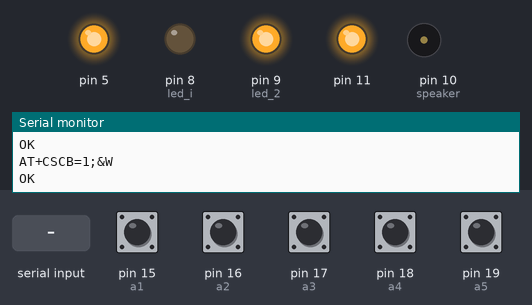
Recording of a sketch running on a simulated Arduino Uno, built with avr-gcc and run on an emulated ATmega328P. Shown: output pins drawn as LEDs (lit = HIGH), buzzer (waves = sounding), the last lines printed to the serial monitor. The inputs (shaded band) are chosen by the test bench; at power-on: pin 15 (a1), pin 16 (a2), pin 17 (a3), pin 18 (a4), pin 19 (a5) HIGH. The modem accepts every AT command (registered, SIM ready, sends succeed) and sends nothing else.

Above: at 5.2 s.
5.3 s: byte 53 ('5') received over Serial
15.8 s: "Sms-on\n" received over Serial
At 16.02 s:
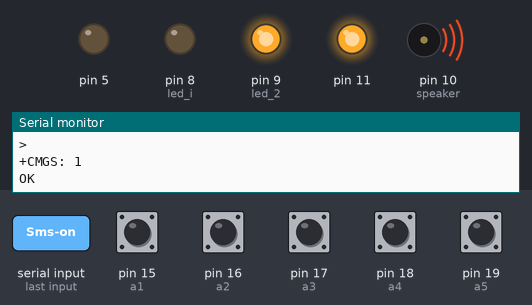
At 24.9 s:
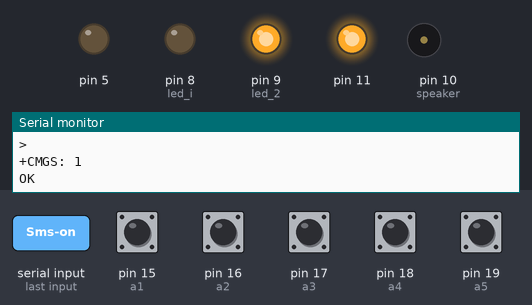
Timing chart, 0 to 25.3 s (numbered marks = the images above; inputs shaded):
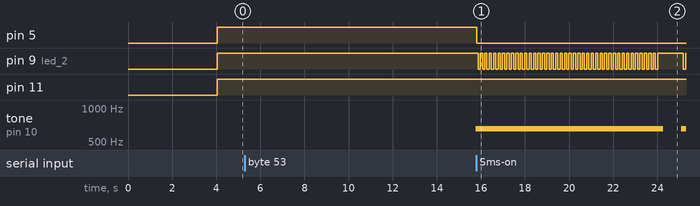

Measured:
- after the input at 5.3 s, tone on pin 10 (speaker): silent → 656 Hz after 10.5 s
- after the input at 15.8 s, pin 5: HIGH → LOW at once

The sketch:

signalizaciya.ino
```cpp
//Cicada3301
#include <SoftwareSerial.h>
#include <SPI.h>
const int rx_prog = 2;                                          //программный rx для подключения SIM900
const int tx_prog = 3;                                          //программный tx для подключения SIM900
SoftwareSerial SIM800(rx_prog, tx_prog);                        //программные RX, TX для связи с модулем SIM900
const int led_2 = 9;                                            //светодиод для индикации сигнализации красный
const int led_i = 8;                                            //светодиод для индикации сигнализации зеленый
int sounds[] = {262,294,330,349,392,440,494};                   //Мелодия сирены
int BEATTIME = 200;                                             //Иайминг сирены
const int a1 = 15;                                              //линия для подключения датчика двери
const int a2 = 16;                                              //линия для подключения датчика
const int a3 = 17;                                              //линия для подключения датчика
const int a4 = 18;                                              //линия для подключения датчика
const int a5 = 19;                                              //линия для подключения датчика двери
const int led_4 = 4;                                            //подключение индикации сигнализации
const int speaker = 10;                                         //подключение сирены
String phon = "+380xxxxxxxxx";                                  //номер на который будет выполняться звонок
String phones = "+380xxxxxxxxx, +380xxxxxxxxx, +380xxxxxxxxx";  //несколько номеров администраторов, для управления по СМС
String balance = "*111#";                                       //номер для проверки баланса Sim карты GSM сигнализации
void numbr_sms(){
  SIM800.println("AT+CMGS=\"+380xxxxxxxxx\"");                  //1 номер для получения СМС, вписывается в международном формате начиная с +
  delay(3000);
}
long led_i_time = 30000;
long spiker_time = 40000;                                       //(20 секунд)время работы сирены, после отключения датчиков
long ring_time = 20000;                                         //(20 секунд)пауза между звонками при срабатывании сигнализации
int batery_limit = 50;                                          //значение заряда батареи в процентах при котором отправится СМС о разряженной батареи (оптимально от 30% до 60%)
int ring_x = 3;                                                 //пауза 3 минуты между сериями звонков, при постоянно сработаном концевике (от 1 до 32000 минут)

//Переменые для хранения значений
int val, send_mesag_state_Batery = 0, send_mesag_Balanse = 0, led_2_OFF, led_2_ON, led_3_OFF, led_3_ON;
int hhh = 0, hhh2 = 0, stat_a1 = 0, stat_a2  = 0, stat_a3 = 0, stat_a4 = 0, stat_a5 = 0;
int ring = 0, ring_st = 1, ring_fl = 0, ring_fl2 = 0, send_mesag = 0, sms_st = 0, blinker = 1;
String signalingS = "", signaling = "", str_a1 = "", str_a2 = "", str_a3 = "", str_a4 = "", str_a5 = "";
String signaling_OK = "Signaling OK";
int k=0, v=0, msgphone = 0, state_Batery = 100;
int sirena = 0;
int sv = 1;


unsigned long timing10, timing11, timing12, timing13, timing14, timing30;
String _response = "";                                   // Переменная для хранения ответа модуля
long lastUpdate = millis();                              // Время последнего обновления
long updatePeriod = 60000;                               // Проверять каждую минуту
String waitResponse() {                                  // Функция ожидания ответа и возврата полученного результата
String _resp = "";                                       // Переменная для хранения результата
long _timeout = millis() + 10000;                        // Переменная для отслеживания тайм аута (10 секунд)
while (!SIM800.available() && millis() < _timeout)  {};  // Ждем ответа 10 секунд, если пришел ответ или наступил тайм аут, то...
if (SIM800.available()) {                                // Если есть, что считывать...
_resp = SIM800.readString();                             // считываем и запоминаем
}else {                                                  // Если пришел тайм аут, то...
Serial.println("Timeout...");                            // оповещаем об этом и...
}return _resp;                                           // возвращаем результат. Пусто, если проблема
}
String sendATCommand(String cmd, bool waiting) {
String _resp = "";                                       // Переменная для хранения результата
Serial.println(cmd);                                     // Дублируем команду в монитор порта
SIM800.println(cmd);                                     // Отправляем команду модулю
if (waiting) {                                           // Если необходимо дождаться ответа...
_resp = waitResponse();                                  // ... ждем, когда будет передан ответ
// Если Echo Mode выключен (ATE0), то эти 3 строки можно за комментировать
if (_resp.startsWith(cmd)) {                             // Убираем из ответа дублирующуюся команду
_resp = _resp.substring(_resp.indexOf("\r", cmd.length()) + 2);}
Serial.println(_resp);                                   // Дублируем ответ в монитор порта
}return _resp;                                           // Возвращаем результат. Пусто, если проблема
}
void parseSMS(String msg) {                              // Парсим SMS
String msgheader  = "";
String msgbody    = "";
String msgphone   = "";
msg = msg.substring(msg.indexOf("+CMGR: "));              //удаляем АТ команду
msgheader = msg.substring(0, msg.indexOf("\r"));          // выдергиваем телефон от начала до перехода на следующую строку
msgbody = msg.substring(msgheader.length() + 2);          //сохраняем в строку msgbody
msgbody = msgbody.substring(0, msgbody.lastIndexOf("OK")); // выдергиваем текст SMS от номера до ОК
msgbody.trim();                                           // удаляем пробелы в начале и в конце
int firstIndex = msgheader.indexOf("\",\"") + 3;
int secondIndex = msgheader.indexOf("\",\"", firstIndex);
msgphone = msgheader.substring(firstIndex, secondIndex);
Serial.println("Phone: " + msgphone);                     // Выводим номер телефона
Serial.println("Message: " + msgbody);                    // Выводим текст SMS
if (msgphone.length() > 6 && phones.indexOf(msgphone) > -1) { // Если телефон в белом списке, то...
//<<<<<<<<<<<<<<<<<<< SMS команды >>>>>>>>>>>>>>>>>>>>>>
if(msgbody == "Info"){ Serial.println("SMS = Info"); delay(300);          k=3;}  //запрос SMS о состоянии сигнализации, и датчиков сигнализации
if(msgbody == "Sms-off"){ Serial.println("SMS = Sms-off"); delay(300);   sms_st = 0;}  //выключить отправку SMS при срабатывании сигнализации
if(msgbody == "Sms-on"){ Serial.println("SMS = Sms-on"); delay(300);   sms_st = 1;}  //включить отправку SMS при срабатывании сигнализации
if(msgbody == "Call-off"){Serial.println("SMS = Call-off");delay(300);   ring_st = 0;} //выключить исходящий вызов при срабатывании сигнализации
if(msgbody == "Call-on"){Serial.println("SMS = Call-on");delay(300);ring_st = 1;ring = 0;} //включить исходящий вызов при срабатывании сигнализации
if(msgbody == "Sig-off"){ Serial.println("SMS = Sig-off"); delay(300);hhh = 0;      }  //выключить сигнализацию
if(msgbody == "Sig-on"){ Serial.println("SMS = Sig-on"); delay(300);hhh = 1;      }  //включить сигнализацию
if(msgbody == "Svet-off"){ Serial.println("SMS = Svet-off"); delay(300); sv = 1;}    //выключить реле света
if(msgbody == "Svet-on"){ Serial.println("SMS = Svet-on"); delay(300); sv = 0;}      //включить реле света
if(msgbody == "Sirena"){ Serial.println("SMS = Sirena"); delay(300); sirena = 1;}    //выключить сирену
if(msgbody == "Bal"){  Serial.println("SMS = Bal");                              //проверка баланса SIM карты
  SIM800.println("AT+CUSD=1,\"" + balance + "\"");}         //Проверка баланса
}else {
Serial.println("Unknown phonenumber");      //Выводит при получении смс от посторонего номера
}}
void text_sms(){    //Создание смс отчета при срабатывании сигнализации
SIM800.println("Security Cicada");delay(300);
if (state_Batery == 10){state_Batery = 100;}
SIM800.print("Battery status = "); delay(300); SIM800.print(state_Batery); delay(300); SIM800.println("%");delay(300);
SIM800.println(signaling);delay(300);
SIM800.println(signalingS);delay(300);
SIM800.println(str_a1);delay(300);
SIM800.println(str_a2);delay(300);
SIM800.println(str_a3);delay(300);
SIM800.println(str_a4);delay(300);
SIM800.println(str_a5);delay(3000);
SIM800.print("Ring = "); delay(300); SIM800.println(ring_st); delay(300);
SIM800.print("SMS = "); delay(300); SIM800.println(sms_st);
}
void go_sms(){
    delay(300);
    SIM800.print((char)26); //команда для отправки SMS
    delay(300);
}
void setup() {  //>>>>>>>>>>>>>>>>> SETUP <<<<<<<<<<<<<<<<<<<
Serial.begin(9600);                               // Скорость обмена данными с компьютером
SIM800.begin(9600);                               // Скорость обмена данными с модемом

sendATCommand("AT", true);                        // Отправили AT для настройки скорости обмена данными
sendATCommand("AT+CMGDA=\"DEL ALL\"", true);      // Удаляем все SMS, чтобы не забивать память
sendATCommand("AT+CMGF=1;&W", true);              // Включаем текстовый режима SMS (Text mode) и сразу сохраняем значение (AT&W)!
sendATCommand("AT+CSCB=1;&W", true);              // Включаем приём специальных сообщений и сразу сохраняем значение (AT&W)!
lastUpdate = millis();                            // Обнуляем таймер

//Иницилизация пинов
analogReference(INTERNAL);
pinMode(a1, INPUT_PULLUP);
pinMode(a2, INPUT_PULLUP);
pinMode(a3, INPUT_PULLUP);
pinMode(a4, INPUT_PULLUP);
pinMode(a5, INPUT_PULLUP);
pinMode(11, OUTPUT);
pinMode(speaker, OUTPUT);
pinMode(led_2, OUTPUT);
pinMode(led_i, OUTPUT);
pinMode(5, OUTPUT);

}
bool hasmsg = false;                              // Флаг наличия сообщений к удалению
void loop() { //>>>>>>>>>>>>>>>>>> LOOP <<<<<<<<<<<<<<<<<<
/* Следующие 11 строк после этого комментария служат для отладки и управления по UART.
То есть если в UART отправить 3 то должен прийти SMS отчет, а если отправить 4,
то выполнится проверка баланса сим карты, и так далее.
 */
if (Serial.available() > 0) {
char val = Serial.read();
if(val == '3'){k = 3;}         //запрос SMS отчета
if(val == '4'){  delay(1000); SIM800.println("AT+CUSD=1,\"" + balance + "\"");}//проверка баланса SIM карты
if(val == '5'){hhh = 1;}       //включить сигнализацию
if(val == '6'){hhh = 0;}       //выключить сигнализацию
if(val == '7'){ring_st = 1; ring = 0;}   //включить исходящий вызов при срабатывании сигнализации
if(val == '8'){ring_st = 0;}   //выключить исходящий вызов при срабатывании сигнализации
if(val == '9'){sms_st = 1;}    //включить отправку SMS при срабатывании сигнализации
if(val == '@'){sms_st = 0;}    //выключить отправку SMS при срабатывании сигнализации
if(val == '*'){sv = 1;} // выключить реле света
if(val == '-'){sv = 0;} // включить реле света
if(val == '$'){sirena = 1;} // выключить сработавшию сирену
}
if (lastUpdate + updatePeriod < millis() ) {                // Пора проверить наличие новых сообщений
do {
_response = sendATCommand("AT+CMGL=\"REC UNREAD\",1", true); // Отправляем запрос чтения непрочитанных сообщений
if (_response.indexOf("+CMGL: ") > -1) {                    // Если есть хоть одно, получаем его индекс
  //Serial.println ("POLUCHENO 1 SMS");
int msgIndex = _response.substring(_response.indexOf("+CMGL: ") + 7, _response.indexOf("\"REC UNREAD\"", _response.indexOf("+CMGL: ")) - 1).toInt();
char i = 0;                                             // Объявляем счетчик попыток
do {
i++;                                                    // Увеличиваем счетчик
_response = sendATCommand("AT+CMGR=" + (String)msgIndex + ",1", true);  // Пробуем получить текст SMS по индексу
_response.trim();                                       // Убираем пробелы в начале/конце
if (_response.endsWith("OK")) {                         // Если ответ заканчивается на "ОК"
  if (!hasmsg) hasmsg = true;                           // Ставим флаг наличия сообщений для удаления
  sendATCommand("AT+CMGR=" + (String)msgIndex, true);   // Делаем сообщение прочитанным
  sendATCommand("\n", true);                            // Перестраховка - вывод новой строки
  parseSMS(_response);                                  // Отправляем текст сообщения на обработку
  break;                                                // Выход из do{}
}else {                                                 // Если сообщение не заканчивается на OK
  Serial.println ("Error answer");                      // Какая-то ошибка
  sendATCommand("\n", true);                            // Отправляем новую строку и повторяем попытку
}} while (i < 10);
break;}
else {
lastUpdate = millis();                                  // Обнуляем таймер
if (hasmsg) {
sendATCommand("AT+CMGDA=\"DEL READ\"", true);           // Удаляем все прочитанные сообщения
hasmsg = false;
}break;}} while (1);}
if (SIM800.available())   {                         // Если модем, что-то отправил...
_response = waitResponse();                         // Получаем ответ от модема для анализа
_response.trim();                                   // Убираем лишние пробелы в начале и конце
  Serial.println(_response);                          // Если нужно выводим в монитор порта
if (_response.indexOf("+CMTI:")>-1) {               // Пришло сообщение об отправке SMS
lastUpdate = millis() -  updatePeriod;              // Теперь нет необходимости обрабатывать SMS здесь, достаточно просто
}
if (_response.indexOf("+CBC:")>-1) {                //Если пришел ответ о состоянии батареи
state_Batery = _response.substring(17, 19).toInt(); //Выдергиваем часть строки с данными о состоянии батареи, переводим в integer
/*Закомментированые строки с функциями Serial.print или Serial.println служат для более удобной отладки по UART.
Чтобы наблюдать все процессы в мониторе порта, необходимо раскомментировать все подобные строки находящиеся во всем void loop()*/
//Serial.print("Batery = "); Serial.println(state_Batery);
//Serial.print("Set = "); Serial.println(v);
}
//команды для проверки баланса
if (_response.indexOf("+CUSD:")>-1) {               //Если пришел ответ о состоянии баланса
  //Serial.println(">>Balanse!<<");
send_mesag_Balanse++;
}}
if (sirena == 1){  // Отключение сработавшей сирены смс командой
  if (millis() - timing12 > spiker_time){timing12 = millis(); noTone(speaker);}}

if (sv == 1){digitalWrite(5, HIGH); } // Включение реле света смс командой
if (sv == 0){digitalWrite(5, LOW); }  // Выключение реле света смс командой
if (k == 3){delay(300);               //Отправка смс отчета по состоянию датчиков по смс команде
   Serial.println("<<Send SMS (info)>>");
numbr_sms(); text_sms(); go_sms();k=0;}
//опрос датчиков
 stat_a1 = digitalRead(a1);
if (stat_a1 == LOW && signalingS == signaling_OK) { str_a1 = "Door  OK!";}
if (stat_a1 == HIGH) {str_a1 = "Door OPEN!";}
 stat_a2 = digitalRead(a2);
if (stat_a2 == LOW && signalingS == signaling_OK) { str_a2 = "Windows zala OK!";}
if (stat_a2 == HIGH) {str_a2 = "Windows zala is OPEN!";}
 stat_a3 = digitalRead(a3);
if (stat_a3 == LOW && signalingS == signaling_OK) { str_a3 = "Windows litl room  OK!";}
if (stat_a3 == HIGH) {str_a3 = "Windows litl room OPEN!";}
 stat_a4 = digitalRead(a4);
if (stat_a4 == LOW && signalingS == signaling_OK) { str_a4 = "Gas OK!";}
if (stat_a4 == HIGH) {str_a4 = "Gas WORKED!";}
 stat_a5 = digitalRead(a5);
if (stat_a5 == LOW && signalingS == signaling_OK) { str_a5 = "Water OK!";}
if (stat_a5 == HIGH) {str_a5 = "Water WORKED!";}
//Сигнализация выключена
if(hhh == 0){
  send_mesag = 0; ring = 0; ring_fl = 0;
  digitalWrite(11, HIGH);
  signaling = "Signaling OFF";  noTone(speaker);}
//Сигнализация включена
if(hhh == 1){signaling = "Signaling ON";
if (millis() - timing12 > led_i_time){timing12 = millis(); digitalWrite(8, LOW);}}
// если датчик сработает
if (ring == 0 && led_2_ON == 200 && ring_fl == 0)
{ signalingS = "POPYTKA VZLOMA";  sms_st = 1;
if (ring_st == 1){ring ++; }
if(sms_st == 1){send_mesag++; }
timing10 = millis();
  //Serial.println("POPYTKA VZLOMA");
  } else { signalingS = signaling_OK;
  if (millis() - timing12 > spiker_time){timing12 = millis(); tone(speaker, 700); digitalWrite(6, HIGH);}
   }
// 3 звонка при срабатывании датчиков
  if (ring > 0 && millis() - timing10 > ring_time && ring_st == 1 && ring_fl == 0){
      timing10 = millis(); ring++;
     // String ring = String(ring-1);
    //Serial.print("<< Ring " + ring + " >>");
   SIM800.println("ATD" + phon + ";");
  }
if (ring > 3) {ring = 0; send_mesag = 0; ring_fl = 1;}
//опрос датчиков
if(stat_a1 == LOW && stat_a2 == LOW && stat_a3 == LOW && stat_a4 == LOW && stat_a5 == LOW)
{blinker = 1;}else{blinker = 0;}
//блинк для индикации сигнализации
if(hhh == 0 && blinker == 1){led_2_ON = 1000; led_2_OFF = 1000;}
if(hhh == 1 && blinker == 1){led_2_ON = 3000; led_2_OFF = 100;}
//опрос датчиков
if(stat_a1 == HIGH || stat_a2 == HIGH || stat_a3 == HIGH || stat_a4 == HIGH || stat_a5 == HIGH)
{led_2_ON = 200; led_2_OFF = 100;
if(hhh == 1){tone(speaker,sounds,BEATTIME);}
}else {
if (millis() - timing12 > spiker_time){timing12 = millis(); tone(speaker, sounds,BEATTIME);}
}
if (millis() - timing13 > led_2_ON){
timing13 = millis();timing14 = millis();
digitalWrite(led_2, HIGH);
}
if (millis() - timing14 > led_2_OFF){digitalWrite(led_2, LOW); }
  if (send_mesag == 1 && sms_st == 1){
  // Serial.println("<<<Soobshenie Otpravleno (Pri vzlome)>>>");
numbr_sms(); text_sms(); go_sms(); send_mesag++;
 }
 if (send_mesag > 2) {send_mesag = 2;}

 if (send_mesag_Balanse == 1){
   //Serial.println("<<Send SMS (Balanse)>>");
numbr_sms();  SIM800.println(_response); go_sms();
send_mesag_Balanse = 0; delay(1000);
sendATCommand("AT+CMGDA=\"DEL ALL\"", true);               // Удаляем все SMS, чтобы не забивать память
 }
 if (send_mesag_Balanse >= 2) {send_mesag_Balanse = 0;}
//Сообщение о разряженной батареи
if(state_Batery > 11 && state_Batery < batery_limit){send_mesag_state_Batery++;}
 if (send_mesag_state_Batery == 1){
   //Serial.println("<<Send SMS (Batery < 50%)>>");
numbr_sms();
SIM800.print("Set = "); SIM800.print(v); SIM800.println(" volt");
delay(300);
SIM800.print("Battery status = "); SIM800.print(state_Batery); SIM800.println("%");
go_sms();
 }
 if (send_mesag_state_Batery > 2) {send_mesag_state_Batery = 2;}
 if(state_Batery > 80){send_mesag_state_Batery = 0;}
 }
```
